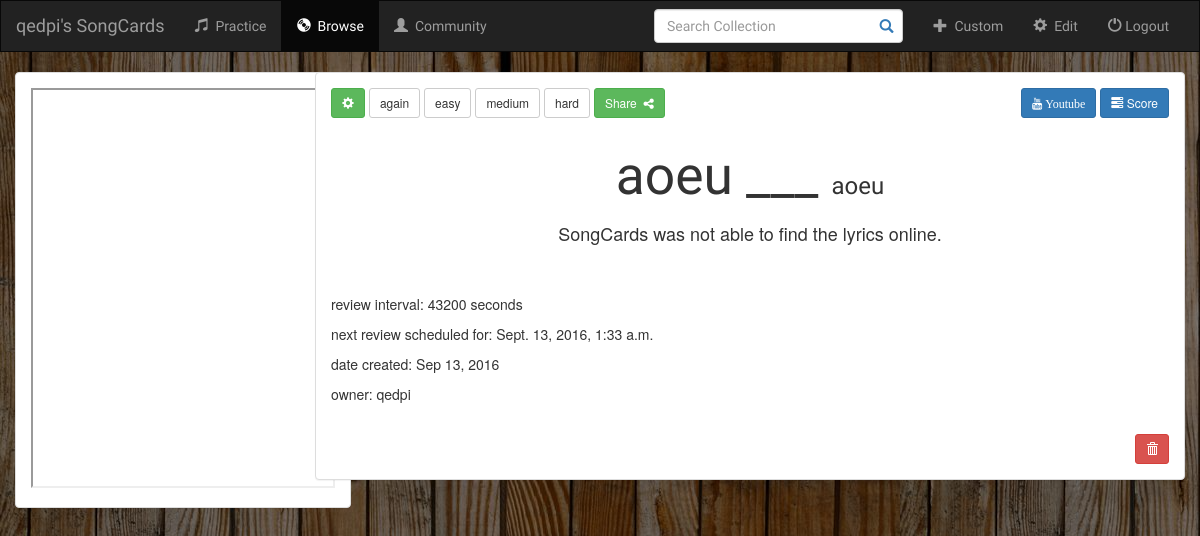
/cards/67/ (signed in), run on an earlier commit of the app's database.
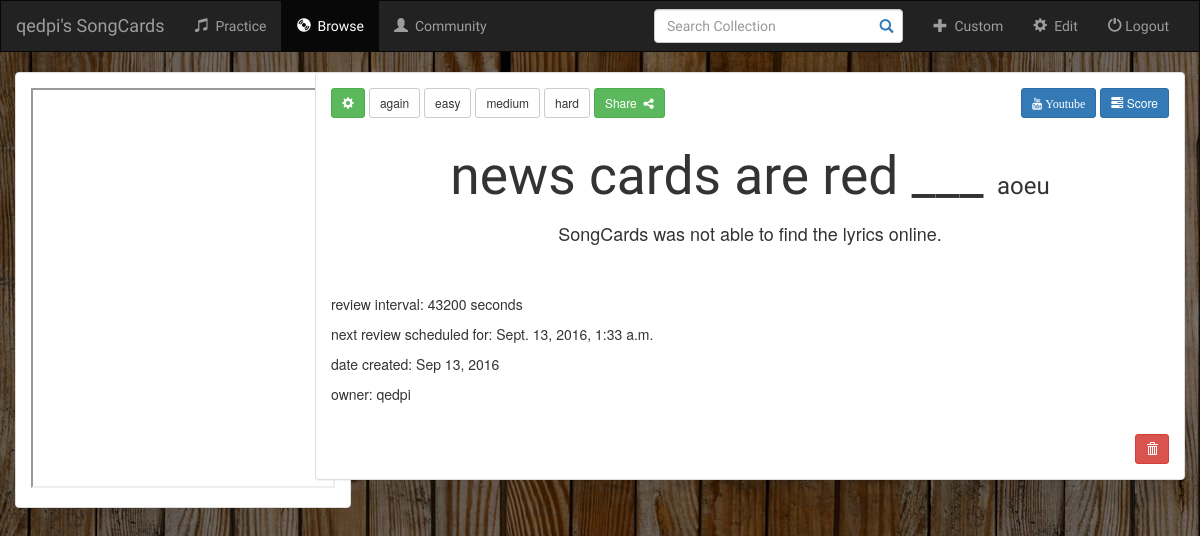
And on a later commit of the database.
### cards/models.py (models this page shows, shortened)
class Card(models.Model):
    user = models.ForeignKey(User, default=1)
    topic = models.CharField(max_length=100, verbose_name='Song Title')
    front = models.CharField(blank=True, default='', max_length=100, verbose_name='Artist Name')
    back = models.TextField(blank=True, default='auto_generate', max_length=10000, verbose_name='Lyrics & Tabs')
    review_time = models.DateTimeField()
    review_interval = models.BigIntegerField(default=initial_review_interval)
    card_audio = models.CharField(blank=True, default='auto_generate', max_length=300, verbose_name='Youtube Link')
    card_score = models.CharField(blank=True, default='auto_generate', max_length=300, verbose_name='Lyrics Link')
    card_pic = models.FileField(blank=True, verbose_name='Cover Picture (auto-generates if empty)')
    is_new = models.BooleanField(default=True)
    is_favorite = models.BooleanField(default=False, verbose_name="Is Favorite")
    is_pinned = models.BooleanField(default=False, verbose_name="Is Pinned")
    date_created = models.DateTimeField(default=datetime.utcnow())
    class Meta:
        unique_together = ('topic', 'front',)

### cards/views.py (the view)
# urls.py: url(r'^(?P<pk>[\d]+)/$', views.DetailView.as_view(), name='detail'),
class DetailView(LoginRequiredMixin, generic.DetailView):
    template_name = 'cards/detail.html'
    model = Card
    def dispatch(self, request, *args, **kwargs):
        return super(DetailView, self).dispatch(request, *args, **kwargs)
    def get_context_data(self, **kwargs):
        context = super(DetailView, self).get_context_data(**kwargs)
        context['settings'] = settings
        return context

### cards/templates/cards/detail.html (shortened to what this page needs)
{% extends 'cards/base.html' %}
{% block cd_active %}active{% endblock %}
{% block body %}
<div class="container-fluid songs-container">
    <div class="row">
        <div class="col-sm-3 col-md-3">
            <div class="panel panel-default bs-sidebar" data-spy="affix">
                <div class="panel-body">
                    <iframe src="{{ card.card_audio }}" width="100%" height="400em"></iframe>
                </div>
            </div>
        </div>
        <div class="col-sm-9 col-md-9">
            <div class="panel panel-default">
                <div class="panel-body">
                    <div class="caption">
                        {% if user == card.user %}
                        <form action="{% url 'cards:update_card' card.id %}" method="get" class="inline-form">
                            <button type="submit" class="btn btn-success btn-sm">
                                <span class="glyphicon glyphicon-cog"></span>
                            </button>
                        </form>
                        {% for feedback in settings %}
                            {% include 'cards/includes/spaced_repetition_button.html' %}
                        {% endfor %}
                        <form action="{% url 'cards:update_card' card.id %}" method="get" class="inline-form">
                            <button type="submit" class="btn btn-success btn-sm">Share&nbsp;
                                <span class="fa fa-share-alt"></span>
                            </button>
                        </form>
                        {% endif %}
                        <div class="right">
                            <a href="{{ card.card_audio }}" target="_blank">
                                <button type="submit" class="btn btn-primary btn-sm">
                                <span class="fa fa-youtube">
                                    Youtube
                                </span>
                                </button>
                            </a>
                            <a href="{{ card.card_score }}" target="_blank">
                                <button type="submit" class="btn btn-primary btn-sm">
                                    <span class="glyphicon glyphicon-tasks"></span>
                                    Score
                                </button>
                            </a>
                        </div>
                    </div>
                    <div class="text-description"><br/>
                        <p class="fancy xxlarge">{{ card.topic }} ___ <small class="xlarge">{{ card.front }}</small></p>
                        <h4 class="center" style="white-space: pre">{{ card.back|linebreaksbr }}</h4><br><br>
                        <p>review interval: {{ card.review_interval }} seconds</p>
                        <p>next review scheduled for: {{ card.review_time }}</p>
                        <p>date created: {{ card.date_created|date:"M d, Y"}}</p>
                        <p>owner: {{ card.user }}</p>
                        <br>
                    </div>
                    <div>
                        {% if user == card.user %}
                        <form action="{% url 'cards:delete_card' card.id %}" method="post" class="inline-form" style="float: right">
                            <button type="submit" class="btn btn-danger btn-sm">
                                <span class="glyphicon glyphicon-trash"></span>
                            </button>
                        </form>
                        {% endif %}
                    </div>
                </div>
            </div>
        </div>
    </div>
</div>
{% endblock %}

What changed in the data, as far as the page shows it:
changed Card "aoeu": topic "aoeu" → "news cards are red"
